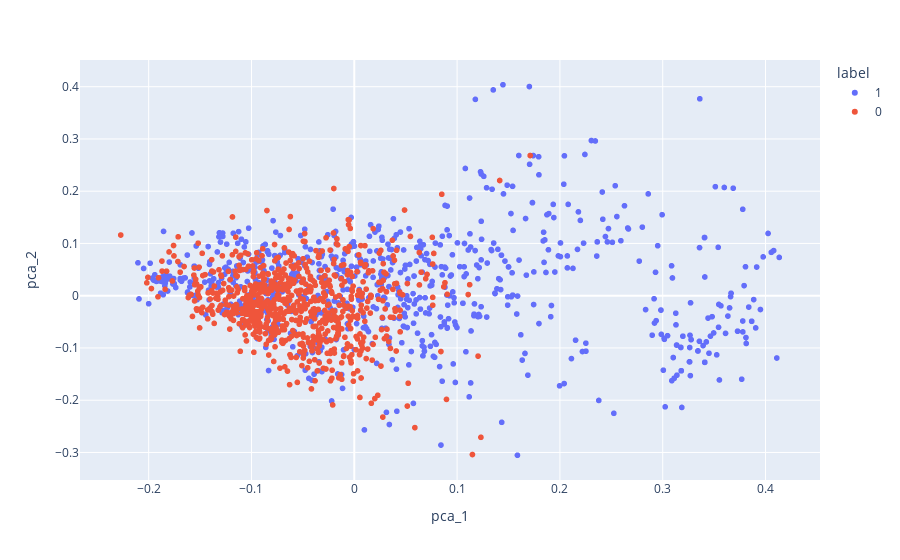

The cell this chart's notebook holds for it:
### Code cell
from sklearn.decomposition import PCA
from plotly import express as ex

pca = PCA(n_components=2)
X_pca = pca.fit_transform(X)

df_peptides_pca = pd.DataFrame(X_pca, columns=['pca_1','pca_2'])
df_peptides_pca['label'] = y.astype(str)

ex.scatter(df_peptides_pca, x='pca_1', y='pca_2', color='label')

### Figure 1 — Plotly figure (JSON) as saved in the notebook; plotly's stock layout.template omitted (floating-point values rounded to 4 significant figures; data arrays with more than 128 entries replaced by an {"elided": "..."} marker saying what was removed)
{"data": [{"hovertemplate": "label=1<br>pca_1=%{x}<br>pca_2=%{y}<extra></extra>", "legendgroup": "1", "marker": {"color": "#636efa", "symbol": "circle"}, "mode": "markers", "name": "1", "showlegend": true, "type": "scattergl", "x": {"elided": "776 float values"}, "xaxis": "x", "y": {"elided": "776 float values"}, "yaxis": "y"}, {"hovertemplate": "label=0<br>pca_1=%{x}<br>pca_2=%{y}<extra></extra>", "legendgroup": "0", "marker": {"color": "#EF553B", "symbol": "circle"}, "mode": "markers", "name": "0", "showlegend": true, "type": "scattergl", "x": {"elided": "776 float values"}, "xaxis": "x", "y": {"elided": "776 float values"}, "yaxis": "y"}], "layout": {"legend": {"title": {"text": "label"}, "tracegroupgap": 0}, "margin": {"t": 60}, "xaxis": {"anchor": "y", "domain": [0, 1], "title": {"text": "pca_1"}}, "yaxis": {"anchor": "x", "domain": [0, 1], "title": {"text": "pca_2"}}}}
